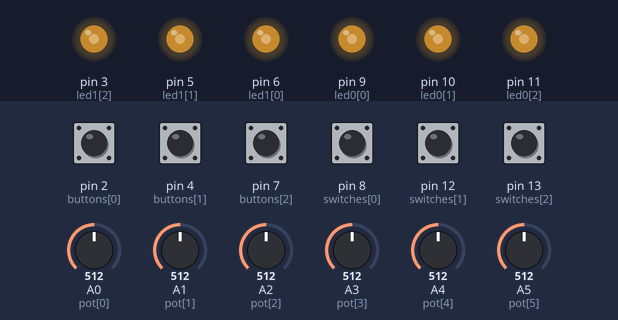
This sketch was run on a simulated Arduino Uno, built with avr-gcc and run on an emulated ATmega328P. Shown: output pins drawn as LEDs (lit = HIGH). The test bench sets the inputs (shaded band); at power-on: pin 8 (switches[0]), pin 12 (switches[1]), pin 13 (switches[2]) HIGH, pin 2 (buttons[0]), pin 4 (buttons[1]), pin 7 (buttons[2]) LOW, A0 (pot[0]) = 512, A1 (pot[1]) = 512, A2 (pot[2]) = 512, A3 (pot[3]) = 512, A4 (pot[4]) = 512, A5 (pot[5]) = 512. What the sketch prints to the serial monitor is not drawn.

Above: at 1.2 s.
1.3 s: A0 (pot[0]) set to 716
At 2.5 s:
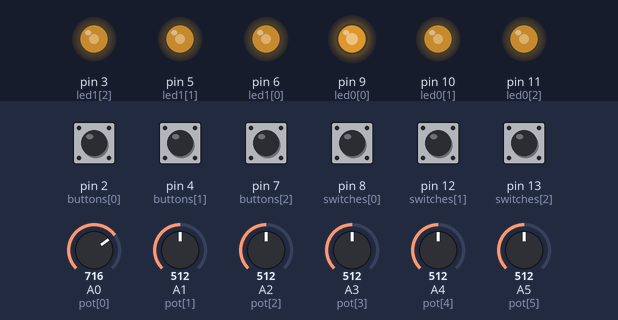
2.8 s: A1 (pot[1]) set to 716
At 3.7 s:
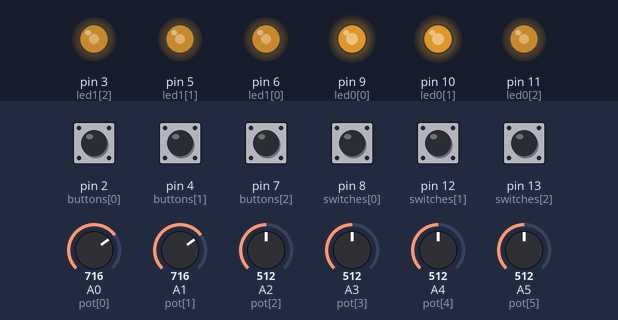
4.3 s: A2 (pot[2]) set to 716
At 4.8 s:
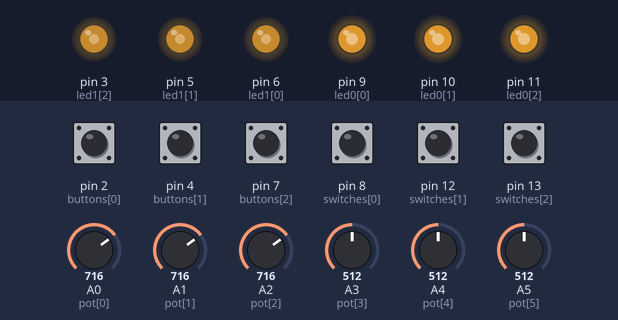
5.8 s: A3 (pot[3]) set to 716
At 7.0 s:
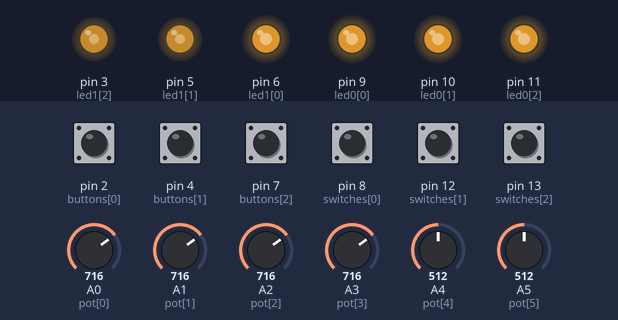
7.3 s: A4 (pot[4]) set to 716
At 8.3 s:
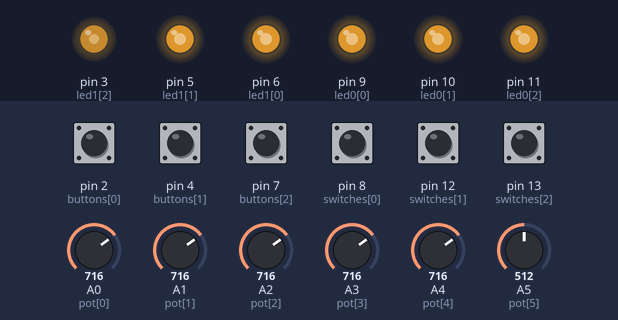
8.8 s: A5 (pot[5]) set to 716
At 9.3 s:
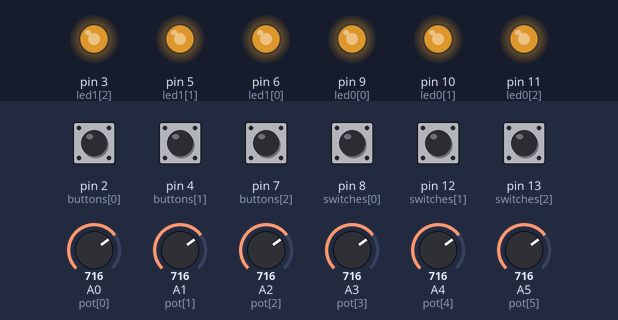
Timing chart, 0 to 11.3 s (numbered marks = the images above; inputs shaded):
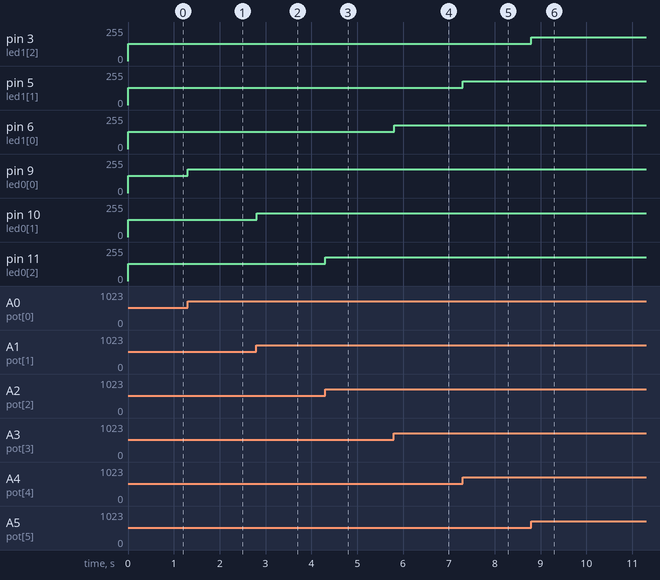

Measured:
- after the input at 1.3 s, pin 9 (led0[0]): 128/255 → 179/255 at once
- after the input at 2.8 s, pin 10 (led0[1]): 128/255 → 179/255 at once
- after the input at 4.3 s, pin 11 (led0[2]): 128/255 → 179/255 at once
- after the input at 5.8 s, pin 6 (led1[0]): 128/255 → 179/255 at once
- after the input at 7.3 s, pin 5 (led1[1]): 128/255 → 179/255 at once
- after the input at 8.8 s, pin 3 (led1[2]): 128/255 → 179/255 at once

The sketch:

DualRgbBoard.ino
```cpp
/*
This board has 2 RGB LED, 3 switches, 3 buttons and 6 pots

| Device   | Pin
|----------|
| Button 0 | Digital 02
| Button 1 | Digital 04
| Button 2 | Digital 07
| Switch 0 | Digital 08
| Switch 1 | Digital 12
| Switch 2 | Digital 13
| LED 0 R  | Digital 09
| LED 0 G  | Digital 10
| LED 0 B  | Digital 11
| LED 1 R  | Digital 06
| LED 1 G  | Digital 05
| LED 1 B  | Digital 03
| POT 0    | Analog 0
| POT 1    | Analog 1
| POT 2    | Analog 2
| POT 3    | Analog 3
| POT 4    | Analog 4
| POT 5    | Analog 5
| POT 6    | Analog 6
*/

uint8_t buttons[3] = { 2, 4, 7 };
uint8_t switches[3] = { 8, 12, 13 };
uint8_t led0[3] = { 9, 10, 11 };
uint8_t led1[3] = { 6, 5, 3 };
uint8_t pot[6] = { A0, A1, A2, A3, A4, A5 };


void setup() {

  // put your setup code here, to run once:
  Serial.begin(9600);

  for (uint8_t x = 0; x < 3; x++) {
    pinMode(buttons[x], INPUT);
    pinMode(switches[x], INPUT);
    pinMode(led0[x], OUTPUT);
    pinMode(led1[x], OUTPUT);
  }
}

void loop() {
  // put your main code here, to run repeatedly:

  uint8_t btn = 0;
  uint8_t swt = 0;

  for (uint8_t x = 0; x < 3; x++) {
    btn |= (digitalRead(buttons[x]) << x);
    swt |= (digitalRead(switches[x]) << x);

    analogWrite(led0[x], analogRead(pot[x])>>2);
    analogWrite(led1[x], analogRead(pot[x + 3])>>2);
  }

  Serial.print(btn, HEX);
  Serial.print(" ");
  Serial.print(swt, HEX);
  Serial.println();
}
```
